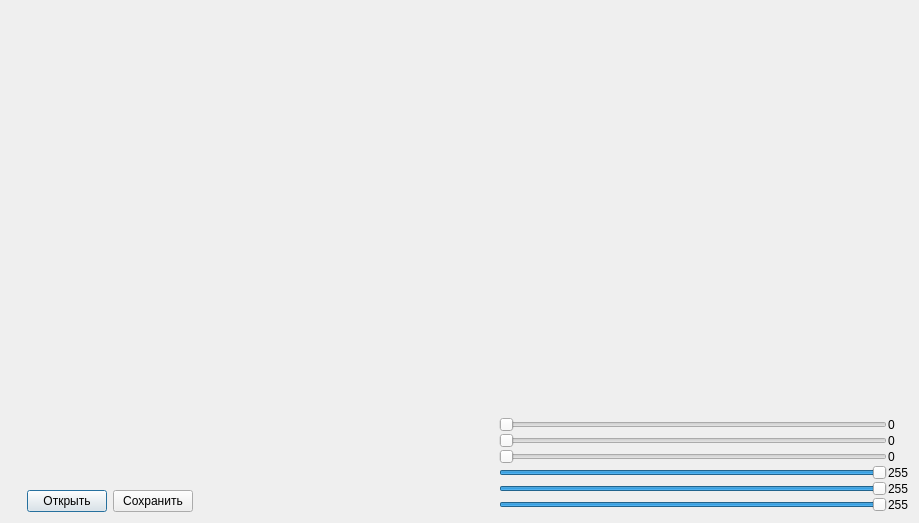
<?xml version="1.0" encoding="UTF-8"?>
<ui version="4.0">
 <class>Dialog</class>
 <widget class="QDialog" name="Dialog">
  <property name="geometry">
   <rect>
    <x>0</x>
    <y>0</y>
    <width>919</width>
    <height>523</height>
   </rect>
  </property>
  <property name="windowTitle">
   <string>Dialog</string>
  </property>
  <widget class="QWidget" name="widget" native="true">
   <property name="geometry">
    <rect>
     <x>0</x>
     <y>0</y>
     <width>918</width>
     <height>521</height>
    </rect>
   </property>
   <property name="sizePolicy">
    <sizepolicy hsizetype="Minimum" vsizetype="Minimum">
     <horstretch>0</horstretch>
     <verstretch>0</verstretch>
    </sizepolicy>
   </property>
   <property name="minimumSize">
    <size>
     <width>0</width>
     <height>260</height>
    </size>
   </property>
   <property name="baseSize">
    <size>
     <width>121</width>
     <height>220</height>
    </size>
   </property>
   <property name="layoutDirection">
    <enum>Qt::LeftToRight</enum>
   </property>
   <layout class="QVBoxLayout" name="verticalLayout_2">
    <item>
     <widget class="QLabel" name="label">
      <property name="sizePolicy">
       <sizepolicy hsizetype="Expanding" vsizetype="Expanding">
        <horstretch>0</horstretch>
        <verstretch>0</verstretch>
       </sizepolicy>
      </property>
      <property name="text">
       <string/>
      </property>
     </widget>
    </item>
    <item alignment="Qt::AlignRight|Qt::AlignBottom">
     <widget class="QWidget" name="widget_2" native="true">
      <property name="enabled">
       <bool>true</bool>
      </property>
      <property name="sizePolicy">
       <sizepolicy hsizetype="Fixed" vsizetype="Fixed">
        <horstretch>0</horstretch>
        <verstretch>0</verstretch>
       </sizepolicy>
      </property>
      <property name="minimumSize">
       <size>
        <width>900</width>
        <height>0</height>
       </size>
      </property>
      <property name="baseSize">
       <size>
        <width>0</width>
        <height>0</height>
       </size>
      </property>
      <layout class="QHBoxLayout" name="horizontalLayout">
       <item alignment="Qt::AlignLeft|Qt::AlignBottom">
        <widget class="QPushButton" name="pushButton_1">
         <property name="text">
          <string>Открыть</string>
         </property>
        </widget>
       </item>
       <item alignment="Qt::AlignLeft|Qt::AlignBottom">
        <widget class="QPushButton" name="pushButton_2">
         <property name="text">
          <string>Сохранить</string>
         </property>
        </widget>
       </item>
       <item>
        <spacer name="horizontalSpacer">
         <property name="orientation">
          <enum>Qt::Horizontal</enum>
         </property>
         <property name="sizeType">
          <enum>QSizePolicy::Fixed</enum>
         </property>
         <property name="sizeHint" stdset="0">
          <size>
           <width>300</width>
           <height>20</height>
          </size>
         </property>
        </spacer>
       </item>
       <item>
        <layout class="QHBoxLayout" name="horizontalLayout_1">
         <property name="spacing">
          <number>1</number>
         </property>
         <item>
          <layout class="QVBoxLayout" name="verticalLayout_1">
           <item>
            <widget class="QSlider" name="horizontalSlider_1">
             <property name="maximum">
              <number>255</number>
             </property>
             <property name="orientation">
              <enum>Qt::Horizontal</enum>
             </property>
            </widget>
           </item>
           <item>
            <widget class="QSlider" name="horizontalSlider_2">
             <property name="maximum">
              <number>255</number>
             </property>
             <property name="orientation">
              <enum>Qt::Horizontal</enum>
             </property>
            </widget>
           </item>
           <item>
            <widget class="QSlider" name="horizontalSlider_3">
             <property name="maximum">
              <number>255</number>
             </property>
             <property name="orientation">
              <enum>Qt::Horizontal</enum>
             </property>
            </widget>
           </item>
           <item>
            <widget class="QSlider" name="horizontalSlider_4">
             <property name="maximum">
              <number>255</number>
             </property>
             <property name="value">
              <number>255</number>
             </property>
             <property name="orientation">
              <enum>Qt::Horizontal</enum>
             </property>
            </widget>
           </item>
           <item>
            <widget class="QSlider" name="horizontalSlider_5">
             <property name="maximum">
              <number>255</number>
             </property>
             <property name="value">
              <number>255</number>
             </property>
             <property name="orientation">
              <enum>Qt::Horizontal</enum>
             </property>
            </widget>
           </item>
           <item>
            <widget class="QSlider" name="horizontalSlider_6">
             <property name="maximum">
              <number>255</number>
             </property>
             <property name="value">
              <number>255</number>
             </property>
             <property name="orientation">
              <enum>Qt::Horizontal</enum>
             </property>
            </widget>
           </item>
          </layout>
         </item>
         <item>
          <layout class="QVBoxLayout" name="verticalLayout_3">
           <item>
            <widget class="QLabel" name="label_1">
             <property name="text">
              <string>0</string>
             </property>
            </widget>
           </item>
           <item>
            <widget class="QLabel" name="label_2">
             <property name="text">
              <string>0</string>
             </property>
            </widget>
           </item>
           <item>
            <widget class="QLabel" name="label_3">
             <property name="text">
              <string>0</string>
             </property>
            </widget>
           </item>
           <item>
            <widget class="QLabel" name="label_4">
             <property name="text">
              <string>255</string>
             </property>
            </widget>
           </item>
           <item>
            <widget class="QLabel" name="label_5">
             <property name="text">
              <string>255</string>
             </property>
            </widget>
           </item>
           <item>
            <widget class="QLabel" name="label_6">
             <property name="text">
              <string>255</string>
             </property>
            </widget>
           </item>
          </layout>
         </item>
        </layout>
       </item>
      </layout>
     </widget>
    </item>
   </layout>
  </widget>
 </widget>
 <resources/>
 <connections/>
</ui>
